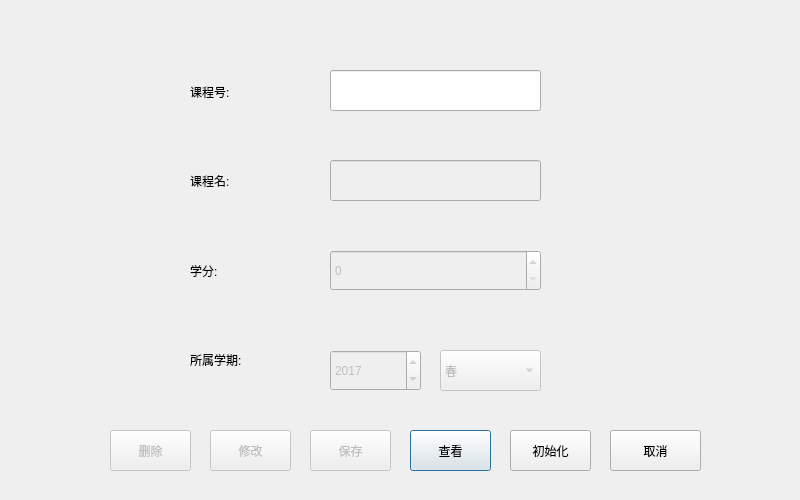
<?xml version="1.0" encoding="UTF-8"?>
<ui version="4.0">
 <class>read_course_Dialog</class>
 <widget class="QDialog" name="read_course_Dialog">
  <property name="geometry">
   <rect>
    <x>0</x>
    <y>0</y>
    <width>800</width>
    <height>500</height>
   </rect>
  </property>
  <property name="windowTitle">
   <string>查看/修改/删除 课程信息</string>
  </property>
  <widget class="QComboBox" name="season">
   <property name="enabled">
    <bool>false</bool>
   </property>
   <property name="geometry">
    <rect>
     <x>440</x>
     <y>350</y>
     <width>101</width>
     <height>41</height>
    </rect>
   </property>
   <property name="currentIndex">
    <number>0</number>
   </property>
   <item>
    <property name="text">
     <string>春</string>
    </property>
   </item>
   <item>
    <property name="text">
     <string>夏</string>
    </property>
   </item>
   <item>
    <property name="text">
     <string>秋</string>
    </property>
   </item>
  </widget>
  <widget class="QLineEdit" name="name">
   <property name="enabled">
    <bool>false</bool>
   </property>
   <property name="geometry">
    <rect>
     <x>330</x>
     <y>160</y>
     <width>211</width>
     <height>41</height>
    </rect>
   </property>
  </widget>
  <widget class="QSpinBox" name="year">
   <property name="enabled">
    <bool>false</bool>
   </property>
   <property name="geometry">
    <rect>
     <x>330</x>
     <y>350</y>
     <width>91</width>
     <height>41</height>
    </rect>
   </property>
   <property name="suffix">
    <string/>
   </property>
   <property name="prefix">
    <string/>
   </property>
   <property name="minimum">
    <number>2000</number>
   </property>
   <property name="maximum">
    <number>2049</number>
   </property>
   <property name="value">
    <number>2017</number>
   </property>
  </widget>
  <widget class="QSpinBox" name="credit">
   <property name="enabled">
    <bool>false</bool>
   </property>
   <property name="geometry">
    <rect>
     <x>330</x>
     <y>250</y>
     <width>211</width>
     <height>41</height>
    </rect>
   </property>
   <property name="suffix">
    <string/>
   </property>
   <property name="prefix">
    <string/>
   </property>
   <property name="minimum">
    <number>0</number>
   </property>
   <property name="maximum">
    <number>99</number>
   </property>
   <property name="value">
    <number>0</number>
   </property>
  </widget>
  <widget class="QWidget" name="layoutWidget_2">
   <property name="geometry">
    <rect>
     <x>190</x>
     <y>50</y>
     <width>121</width>
     <height>351</height>
    </rect>
   </property>
   <layout class="QVBoxLayout" name="verticalLayout">
    <item>
     <widget class="QLabel" name="label_num">
      <property name="text">
       <string>课程号:</string>
      </property>
     </widget>
    </item>
    <item>
     <widget class="QLabel" name="label_name">
      <property name="text">
       <string>课程名:</string>
      </property>
     </widget>
    </item>
    <item>
     <widget class="QLabel" name="label_credit">
      <property name="text">
       <string>学分:</string>
      </property>
     </widget>
    </item>
    <item>
     <widget class="QLabel" name="label_semester">
      <property name="text">
       <string>所属学期:</string>
      </property>
     </widget>
    </item>
   </layout>
  </widget>
  <widget class="QLineEdit" name="num">
   <property name="geometry">
    <rect>
     <x>330</x>
     <y>70</y>
     <width>211</width>
     <height>41</height>
    </rect>
   </property>
  </widget>
  <widget class="QPushButton" name="read">
   <property name="geometry">
    <rect>
     <x>410</x>
     <y>430</y>
     <width>81</width>
     <height>41</height>
    </rect>
   </property>
   <property name="text">
    <string>查看</string>
   </property>
  </widget>
  <widget class="QPushButton" name="change">
   <property name="enabled">
    <bool>false</bool>
   </property>
   <property name="geometry">
    <rect>
     <x>210</x>
     <y>430</y>
     <width>81</width>
     <height>41</height>
    </rect>
   </property>
   <property name="text">
    <string>修改</string>
   </property>
  </widget>
  <widget class="QPushButton" name="_delete">
   <property name="enabled">
    <bool>false</bool>
   </property>
   <property name="geometry">
    <rect>
     <x>110</x>
     <y>430</y>
     <width>81</width>
     <height>41</height>
    </rect>
   </property>
   <property name="text">
    <string>删除</string>
   </property>
   <property name="checkable">
    <bool>false</bool>
   </property>
  </widget>
  <widget class="QPushButton" name="save">
   <property name="enabled">
    <bool>false</bool>
   </property>
   <property name="geometry">
    <rect>
     <x>310</x>
     <y>430</y>
     <width>81</width>
     <height>41</height>
    </rect>
   </property>
   <property name="text">
    <string>保存</string>
   </property>
  </widget>
  <widget class="QPushButton" name="cancel">
   <property name="geometry">
    <rect>
     <x>610</x>
     <y>430</y>
     <width>91</width>
     <height>41</height>
    </rect>
   </property>
   <property name="text">
    <string>取消</string>
   </property>
  </widget>
  <widget class="QPushButton" name="initialize">
   <property name="geometry">
    <rect>
     <x>510</x>
     <y>430</y>
     <width>81</width>
     <height>41</height>
    </rect>
   </property>
   <property name="text">
    <string>初始化</string>
   </property>
  </widget>
 </widget>
 <resources/>
 <connections>
  <connection>
   <sender>cancel</sender>
   <signal>clicked()</signal>
   <receiver>read_course_Dialog</receiver>
   <slot>reject()</slot>
   <hints>
    <hint type="sourcelabel">
     <x>649</x>
     <y>462</y>
    </hint>
    <hint type="destinationlabel">
     <x>727</x>
     <y>502</y>
    </hint>
   </hints>
  </connection>
 </connections>
</ui>
